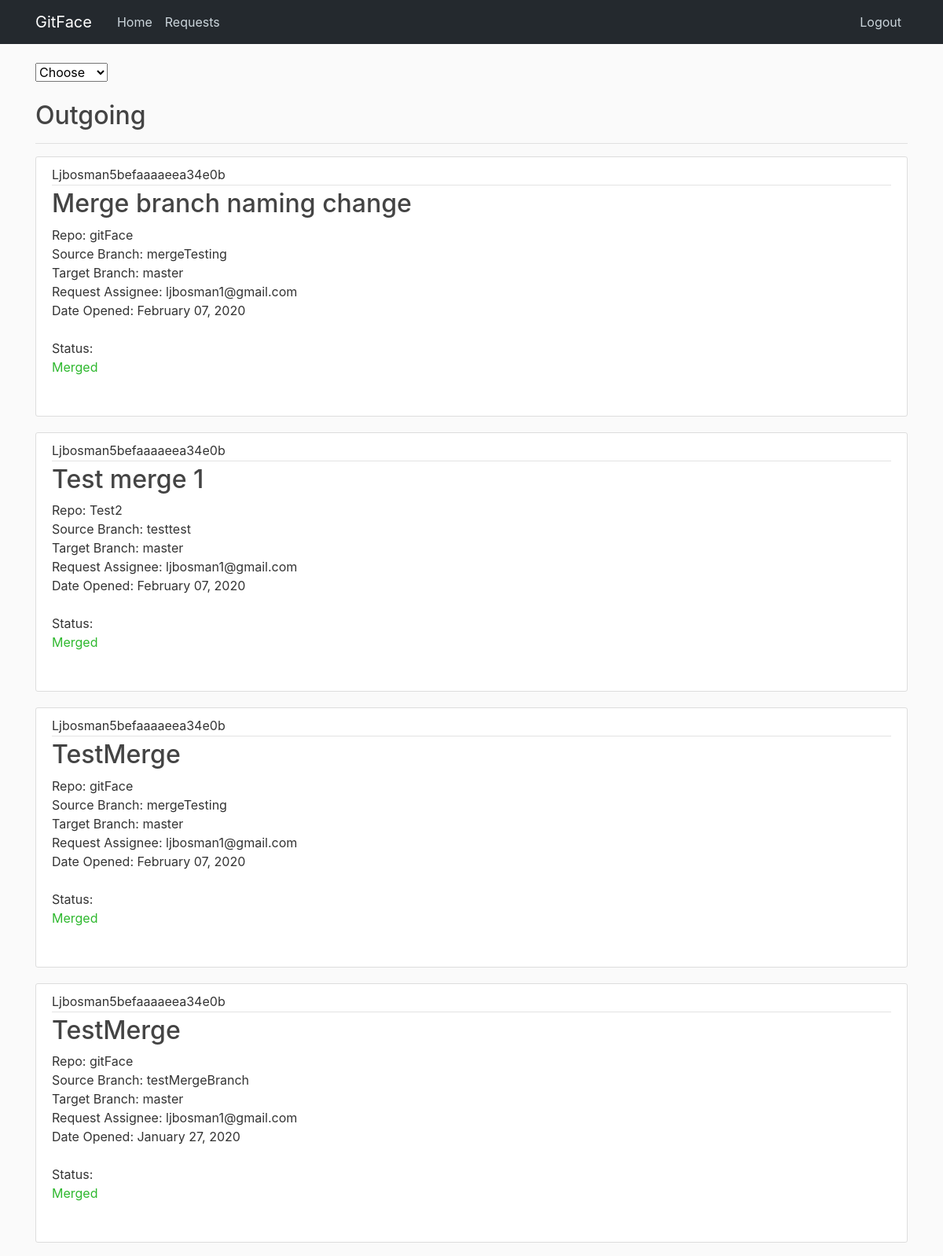
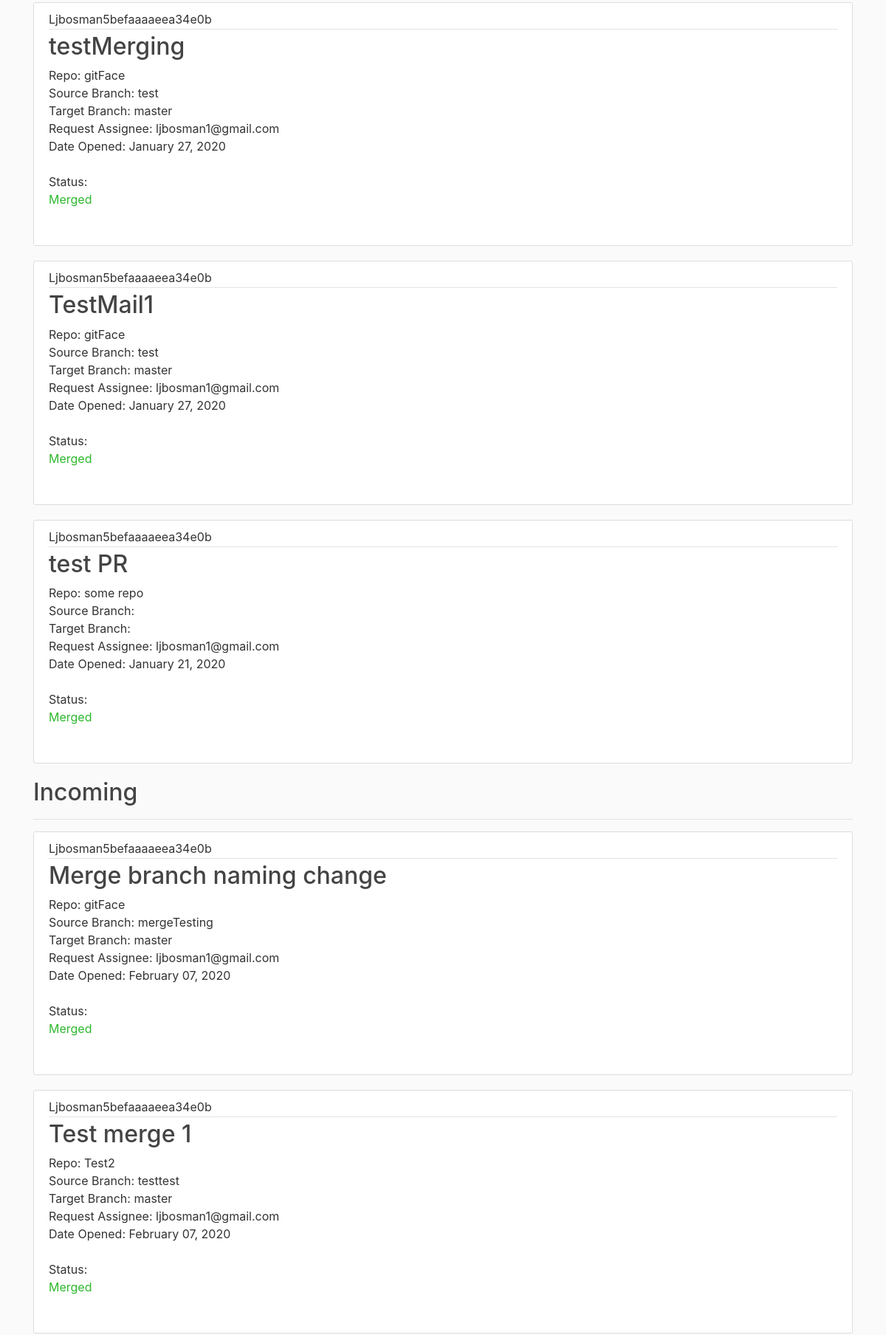
Page /requests/ (signed in, upper part) on the committed database (2 pictures, top to bottom).
### core/models.py (models this page shows, shortened)
class MergeRequest(models.Model):
    title = models.CharField(max_length=100)
    repo = models.CharField(max_length=100, default='')
    source_branch = models.CharField(max_length=100, default='')
    target_branch = models.CharField(max_length=100, default='')
    target_email = models.EmailField(max_length=100)
    status = models.CharField(max_length=100, default='Open')
    author = models.ForeignKey(User, on_delete=models.CASCADE)
    date_opened = models.DateTimeField(default=timezone.now)

### core/views.py (the view)
# urls.py: path('requests/', MergeRequestListView.as_view(), name='core-requests'),
class MergeRequestListView(LoginRequiredMixin, ListView):
    model = MergeRequest
    template_name = 'core/requests.html'
    context_object_name = 'merge_requests'
    ordering = ['-date_opened']

### core/templates/core/requests.html (shortened to what this page needs)
{% extends "core/base.html" %}
{% block content %}
      <div class="dropdown">
        <select class="selectpicker">
            <option selected="selected">Choose</option>
        </select>
      </div>
    <br>
    <div class="outgoing section">
        <h2>Outgoing</h2>
        <hr>
        {% for pr in merge_requests %}
            {% if pr.author == user %}
                    <article class="media content-section">
                      <div class="media-body">
                        <div class="article-metadata">
                          <a class="mr-2">{{ pr.author }}</a>
                        </div>
                        <h2><a class="article-title" href="{% url 'merge-request-detail' pr.id %}" >{{ pr.title }}</a></h2>
                          <a>Repo: {{ pr.repo }}</a><br>
                          <a>Source Branch: {{ pr.source_branch }}</a><br>
                          <a>Target Branch: {{ pr.target_branch }}</a><br>
                          <a>Request Assignee: {{ pr.target_email }}</a><br>
                          <a>Date Opened: {{ pr.date_opened|date:"F d, Y" }}</a><br><br>
                          {% if pr.status == "Open" %}
                            <a>Status: <p class="pr-open">{{ pr.status }}</p></a><br>
                          {% elif pr.status == "Merged" %}
                            <a>Status: <p class="pr-merged">{{ pr.status }}</p></a><br>
                          {% else %}
                            <a>Status: <p class="pr-closed">{{ pr.status }}</p></a><br>
                          {% endif %}
                      </div>
                    </article>
            {% endif %}
        {% endfor %}
    </div>
    <div class="incoming section">
        <h2>Incoming</h2>
        <hr>
        {% for pr in merge_requests %}
            {% if pr.target_email == user.email %}
                    <article class="media content-section incoming">
                      <div class="media-body">
                        <div class="article-metadata">
                          <a class="mr-2">{{ pr.author }}</a>
                        </div>
                        <h2><a class="article-title" href="{% url 'merge-request-detail' pr.id %}" >{{ pr.title }}</a></h2>
                          <a>Repo: {{ pr.repo }}</a><br>
                          <a>Source Branch: {{ pr.source_branch }}</a><br>
                          <a>Target Branch: {{ pr.target_branch }}</a><br>
                          <a>Request Assignee: {{ pr.target_email }}</a><br>
                          <a>Date Opened: {{ pr.date_opened|date:"F d, Y" }}</a><br><br>
                          {% if pr.status == "Open" %}
                            <a>Status: <p class="pr-open">{{ pr.status }}</p></a><br>
                          {% elif pr.status == "Merged" %}
                            <a>Status: <p class="pr-merged">{{ pr.status }}</p></a><br>
                          {% else %}
                            <a>Status: <p class="pr-closed">{{ pr.status }}</p></a><br>
                          {% endif %}
                      </div>
                    </article>
            {% endif %}
        {% endfor %}
    </div>
{% endblock content %}

### core/static/core/main.css (style rules this page uses)
body { background: #fafafa; color: #333333; margin-top: 5rem; }
h1, h2, h3, h4, h5, h6 { color: #444444; }
.content-section { background: #ffffff; padding: 10px 20px; border: 1px solid #dddddd; border-radius: 3px; margin-bottom: 20px; }
.article-title { color: #444444; }
.article-metadata { padding-bottom: 1px; margin-bottom: 4px; border-bottom: 1px solid #e3e3e3 }
.pr-merged { color: #2eb82e; }

### rows in the picture
MergeRequest: author "Ljbosman5befaaaaeea34e0b", title "Merge branch naming change", repo "gitFace", source_branch "mergeTesting", target_branch "master", target_email "ljbosman1@gmail.com", date_opened "February 07, 2020", status "Merged"
MergeRequest: author "Ljbosman5befaaaaeea34e0b", title "Test merge 1", repo "Test2", source_branch "testtest", target_branch "master", target_email "ljbosman1@gmail.com", date_opened "February 07, 2020", status "Merged"
MergeRequest: author "Ljbosman5befaaaaeea34e0b", title "TestMerge", repo "gitFace", source_branch "mergeTesting", target_branch "master", target_email "ljbosman1@gmail.com", date_opened "February 07, 2020", status "Merged"
MergeRequest: author "Ljbosman5befaaaaeea34e0b", title "TestMerge", repo "gitFace", source_branch "testMergeBranch", target_branch "master", target_email "ljbosman1@gmail.com", date_opened "January 27, 2020", status "Merged"
MergeRequest: author "Ljbosman5befaaaaeea34e0b", title "testMerging", repo "gitFace", source_branch "test", target_branch "master", target_email "ljbosman1@gmail.com", date_opened "January 27, 2020", status "Merged"
MergeRequest: author "Ljbosman5befaaaaeea34e0b", title "TestMail1", repo "gitFace", source_branch "test", target_branch "master", target_email "ljbosman1@gmail.com", date_opened "January 27, 2020", status "Merged"
MergeRequest: author "Ljbosman5befaaaaeea34e0b", title "test PR", repo "some repo", target_email "ljbosman1@gmail.com", date_opened "January 21, 2020", status "Merged"
